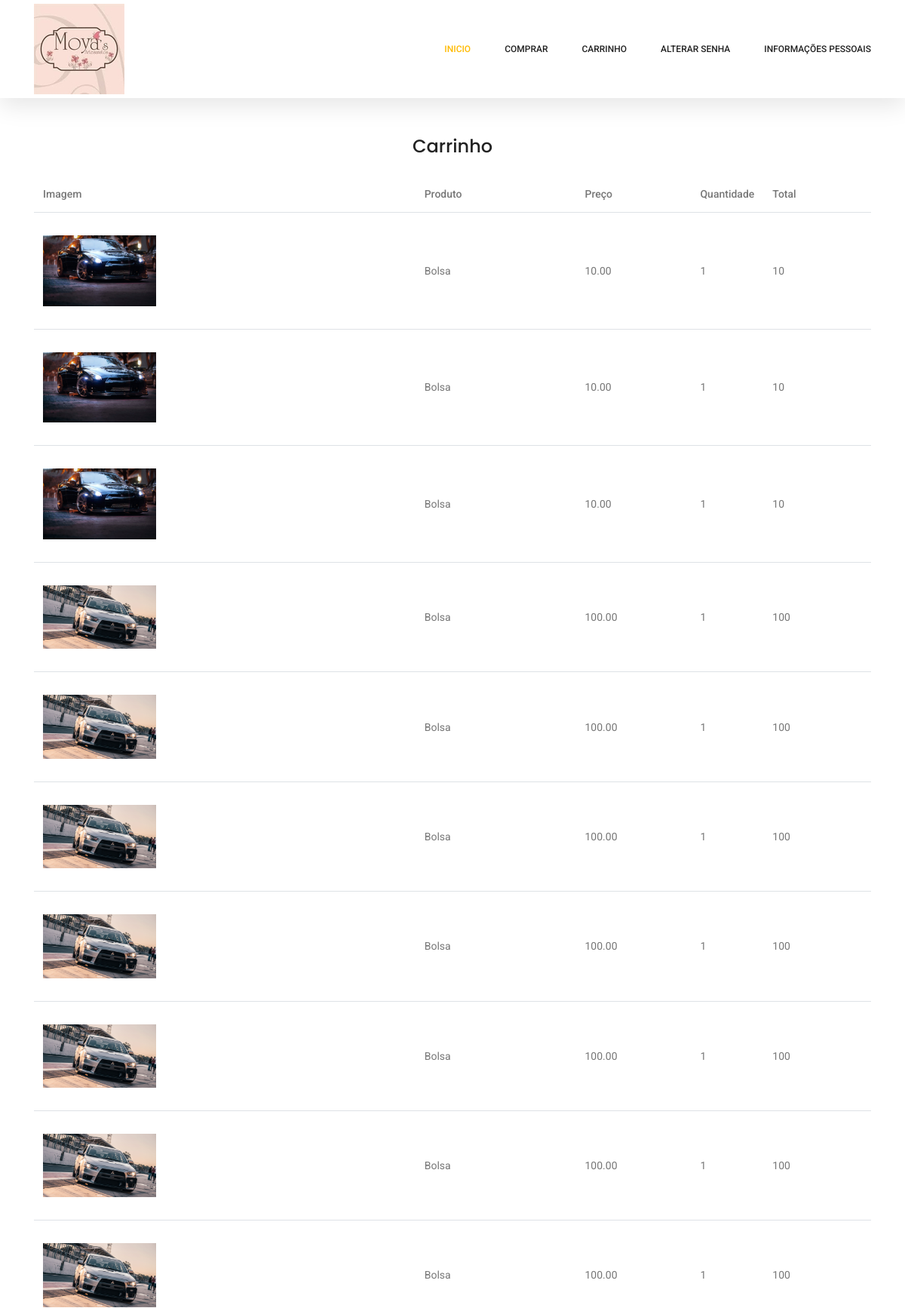
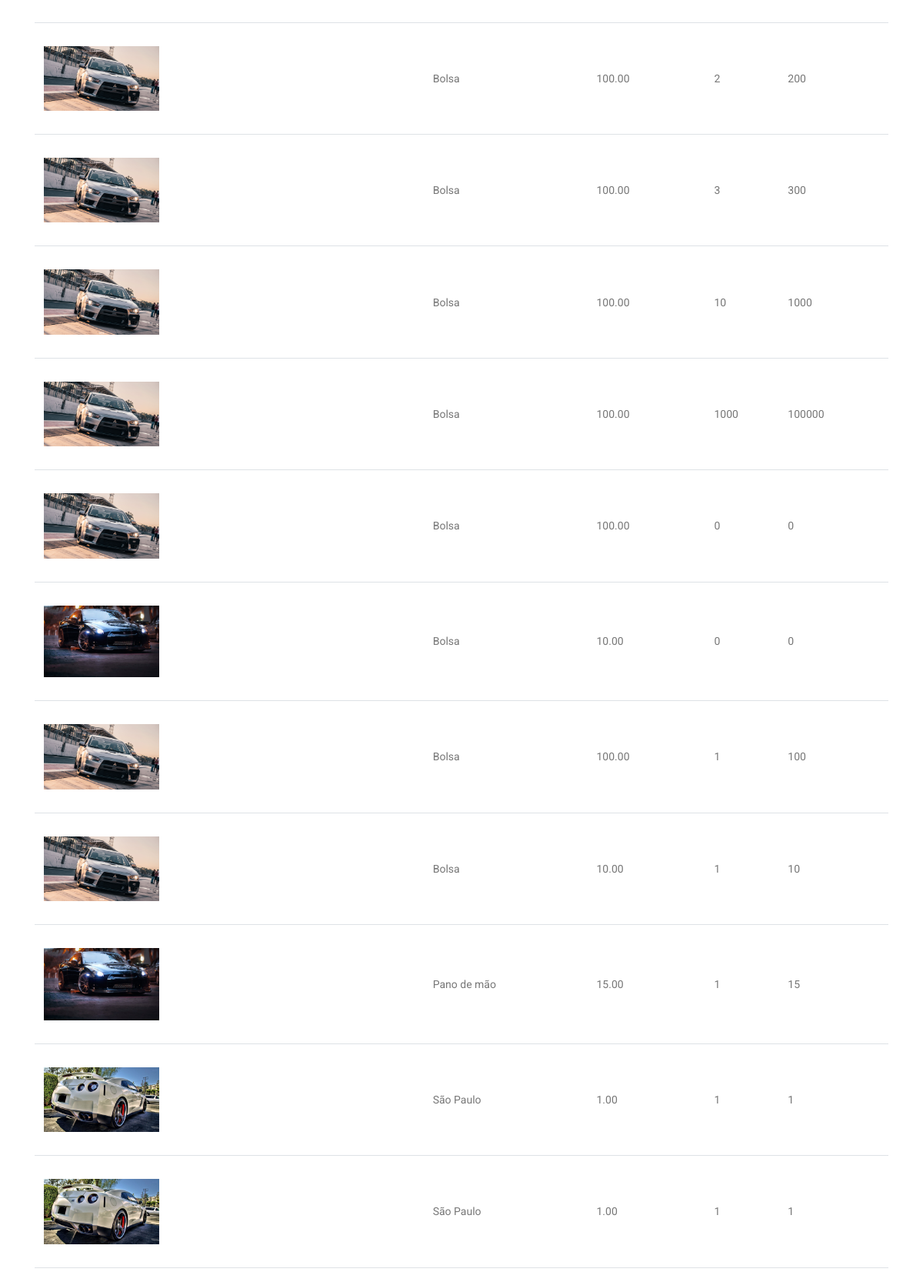
The app's page /clientes/carrinho/ (signed in, upper part) with its own data (2 pictures, top to bottom).
### clientes/models.py (models this page shows, shortened)
class Carrinho(models.Model):
    quantidade = models.IntegerField()
    valor_unid = models.DecimalField(max_digits=50, decimal_places=2)
    produto = models.ForeignKey(Produto, on_delete=models.PROTECT)
    usuario = models.ForeignKey(User, on_delete=models.PROTECT)

### cadastros/models.py (models this page shows, shortened)
class Produto(models.Model):
    codigo = models.CharField(max_length=100)
    nome = models.CharField(max_length=100)
    descricao = models.CharField(max_length=100)
    estoque = models.IntegerField()
    valorVenda = models.DecimalField(max_digits=50, decimal_places=2)
    imagem = models.ImageField(upload_to="imagens/%Y/%m/%d/", max_length=255, null=True, blank=True)
    categoria = models.ForeignKey(Categoria, on_delete=models.PROTECT)

### clientes/views.py (the view)
# urls.py: path('clientes/carrinho/', CarrinhoList.as_view(), name="clientes-carrinho"),
class CarrinhoList(LoginRequiredMixin, ListView):
    model = Carrinho
    template_name = "clientes/carrinho.html"
    def get_context_data(self, *args, **kwargs):
        context = super().get_context_data(*args, **kwargs)
        context["carrinho"] = Carrinho.objects.filter(usuario=self.request.user)
        return context

### clientes/templates/clientes/carrinho.html (shortened to what this page needs)
{% extends 'clientes/formulario.html' %}
{% load static %}
{%block conteudo%}
<br>
<br>
<br>
<section class="cart_area">
    <h3 class="text-center mt-2 mb-4">Carrinho</h3>
    <div class="container">
        <div class="cart_inner">
            <div class="table-responsive">
                <table class="table">
                    <thead>
                        <tr>
                            <th scope="col">Imagem</th>
                            <th scope="col">Produto</th>
                            <th scope="col">Preço</th>
                            <th scope="col">Quantidade</th>
                            <th scope="col">Total</th>
                        </tr>
                    </thead>
                    <tbody>
                        {% for c in carrinho %}
                        <tr>
                            <td>
                                <img src="{{ c.produto.imagem.url }}" width="150" />
                            </td>
                            <td>{{c.produto.nome}}</td>
                            <td>{{c.valor_unid}}</td>
                            <td>{{c.quantidade}}</td>
                            <td>{% widthratio c.valor_unid 1 c.quantidade %}</td>
                        </tr>
                        {% empty %}
                        <tr>
                            <td colspan="4" class="text-center">
                                Nenhum produto no seu carrinho!
                            </td>
                        </tr>
                        {% endfor %}
                    </tbody>
                </table>
            </div>
        </div>
    </div>
</section>
{%endblock%}

### records on screen
Carrinho: produto.imagem (picture), produto.nome "Bolsa", valor_unid "10.00", quantidade "1", valor_unid+quantidade "10"
Carrinho: produto.imagem (picture), produto.nome "Bolsa", valor_unid "10.00", quantidade "1", valor_unid+quantidade "10"
Carrinho: produto.imagem (picture), produto.nome "Bolsa", valor_unid "10.00", quantidade "1", valor_unid+quantidade "10"
Carrinho: produto.imagem (picture), produto.nome "Bolsa", valor_unid "100.00", quantidade "1", valor_unid+quantidade "100"
Carrinho: produto.imagem (picture), produto.nome "Bolsa", valor_unid "100.00", quantidade "1", valor_unid+quantidade "100"
Carrinho: produto.imagem (picture), produto.nome "Bolsa", valor_unid "100.00", quantidade "1", valor_unid+quantidade "100"
Carrinho: produto.imagem (picture), produto.nome "Bolsa", valor_unid "100.00", quantidade "1", valor_unid+quantidade "100"
Carrinho: produto.imagem (picture), produto.nome "Bolsa", valor_unid "100.00", quantidade "1", valor_unid+quantidade "100"
Carrinho: produto.imagem (picture), produto.nome "Bolsa", valor_unid "100.00", quantidade "1", valor_unid+quantidade "100"
Carrinho: produto.imagem (picture), produto.nome "Bolsa", valor_unid "100.00", quantidade "1", valor_unid+quantidade "100"
Carrinho: produto.imagem (picture), produto.nome "Bolsa", valor_unid "100.00", quantidade "2", valor_unid+quantidade "200"
Carrinho: produto.imagem (picture), produto.nome "Bolsa", valor_unid "100.00", quantidade "3", valor_unid+quantidade "300"
Carrinho: produto.imagem (picture), produto.nome "Bolsa", valor_unid "100.00", quantidade "10", valor_unid+quantidade "1000"
Carrinho: produto.imagem (picture), produto.nome "Bolsa", valor_unid "100.00", quantidade "1000", valor_unid+quantidade "100000"
Carrinho: produto.imagem (picture), produto.nome "Bolsa", valor_unid "100.00", quantidade "0", valor_unid+quantidade "0"
Carrinho: produto.imagem (picture), produto.nome "Bolsa", valor_unid "10.00", quantidade "0", valor_unid+quantidade "0"
Carrinho: produto.imagem (picture), produto.nome "Bolsa", valor_unid "100.00", quantidade "1", valor_unid+quantidade "100"
Carrinho: produto.imagem (picture), produto.nome "Bolsa", valor_unid "10.00", quantidade "1", valor_unid+quantidade "10"
Carrinho: produto.imagem (picture), produto.nome "Pano de mão", valor_unid "15.00", quantidade "1", valor_unid+quantidade "15"
Carrinho: produto.imagem (picture), produto.nome "São Paulo", valor_unid "1.00", quantidade "1", valor_unid+quantidade "1"
Carrinho: produto.imagem (picture), produto.nome "São Paulo", valor_unid "1.00", quantidade "1", valor_unid+quantidade "1"
